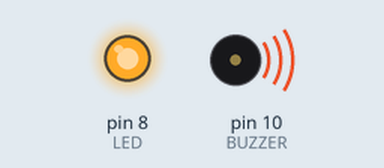
Recording of a sketch running on a simulated Arduino Uno, built with avr-gcc and run on an emulated ATmega328P. On the bench: output pins drawn as LEDs (lit = HIGH), buzzer (waves = sounding). Pins used as bus, display or sensor lines are not drawn.

Above: at 0.02 s.
At 1.9 s:
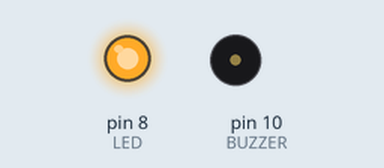
At 3.42 s:
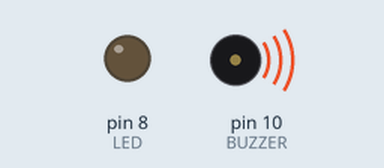
At 4.9 s:
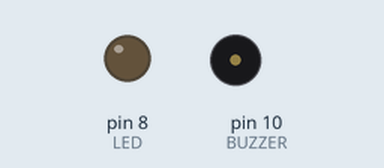
Timing chart, 0 to 7.8 s (numbered marks = the images above):
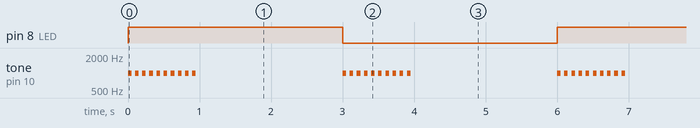

Measured:
- by itself, pin 8 (LED): alternates HIGH for 3.0 s and LOW for 3.0 s
- by itself, tone on pin 10 (BUZZER): repeats every 3.0 s: 9 × (silent 0.05 s, 1000 Hz 0.05 s), silent 2.1 s, 1000 Hz 0.05 s

The sketch:

sketch_feb03a.ino
```cpp
const int LED = 8;
int HIGH_VAL = 1;
int LOW_VAL = 0;
#define BUZZER 10

void setup() {
  // put your setup code here, to run once:
pinMode(LED, OUTPUT);
pinMode(BUZZER, OUTPUT);
}

void loop() {
  // put your main code here, to run repeatedly:
 digitalWrite(LED,HIGH_VAL);
 buzStart();
 delay(2000);

  digitalWrite(LED,LOW_VAL);
 buzStart();
 delay(2000);
}

void buzStart(){
  for(int i=0;i<10;i++){
  digitalWrite(BUZZER,HIGH);
  tone(BUZZER, 1000,50);
  delay(100);
  digitalWrite(BUZZER,LOW);
  }
}
```
